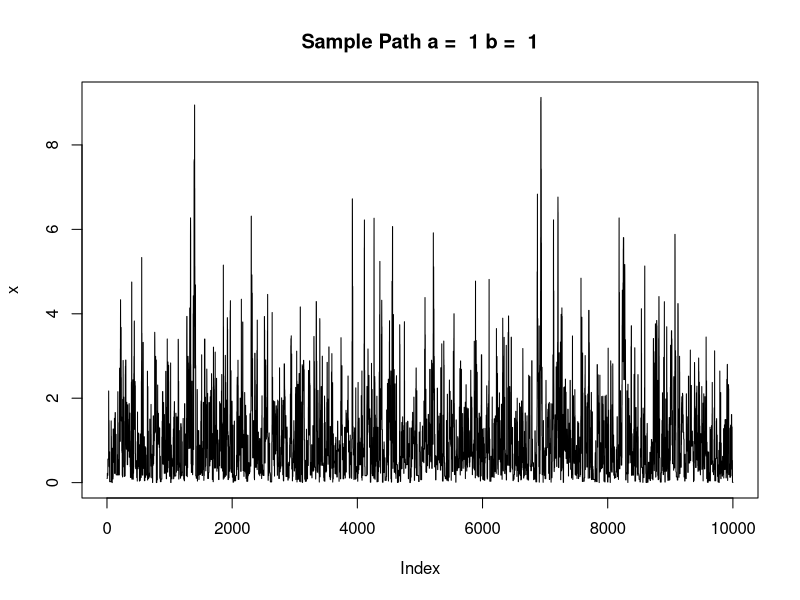
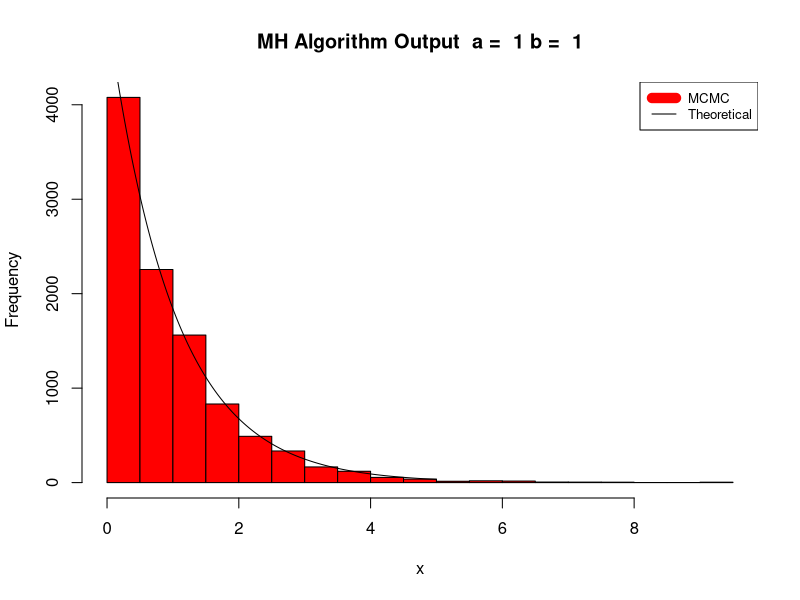
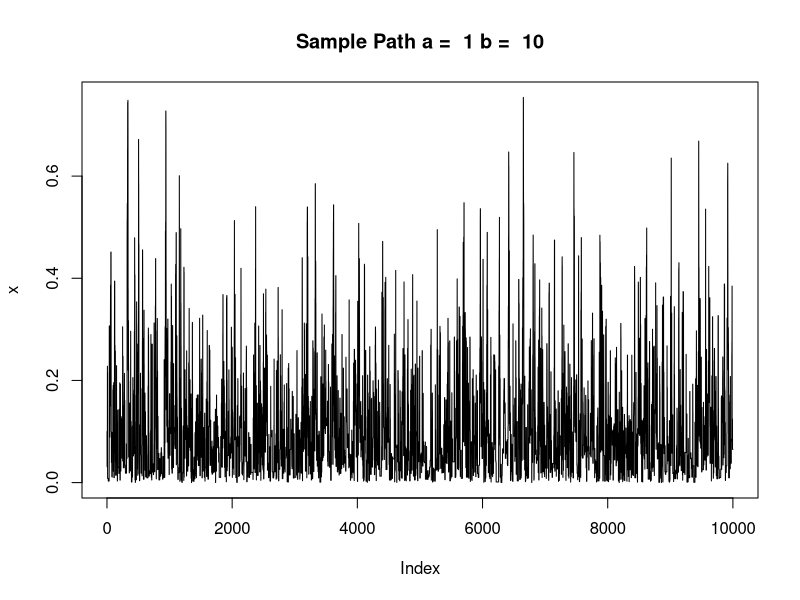
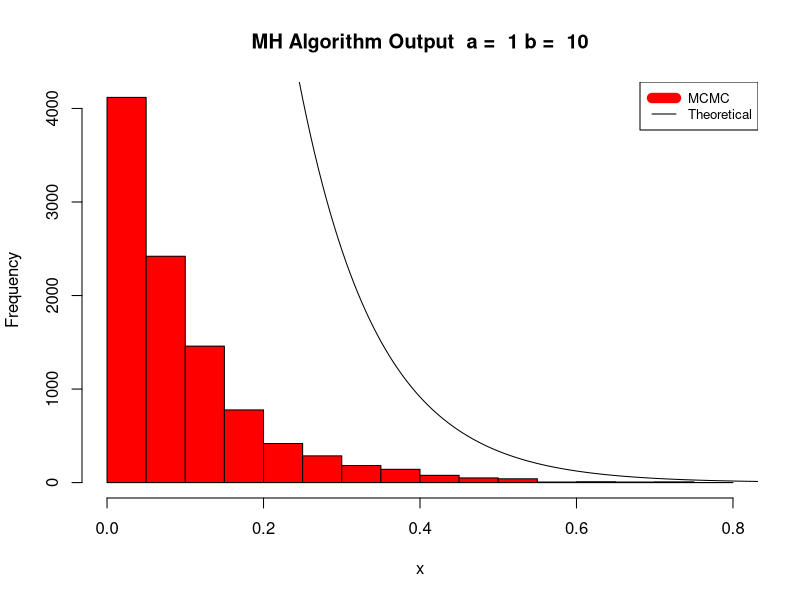
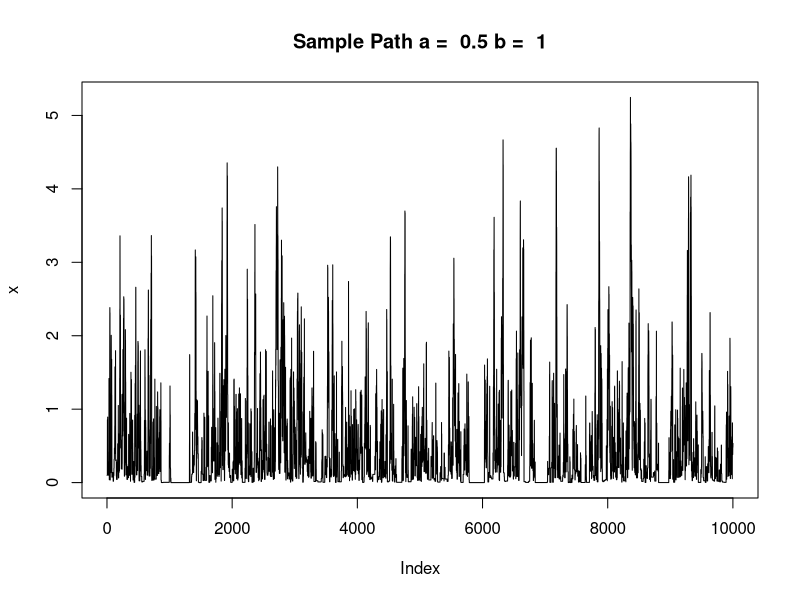
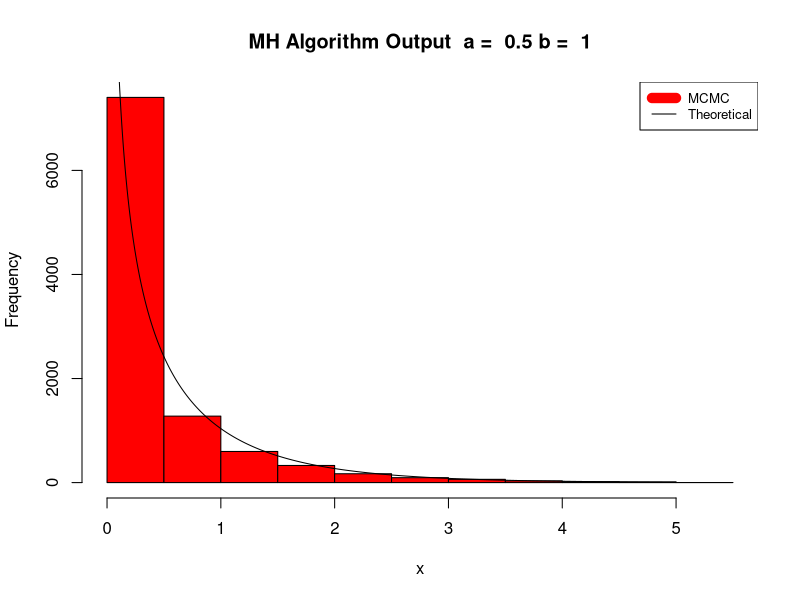
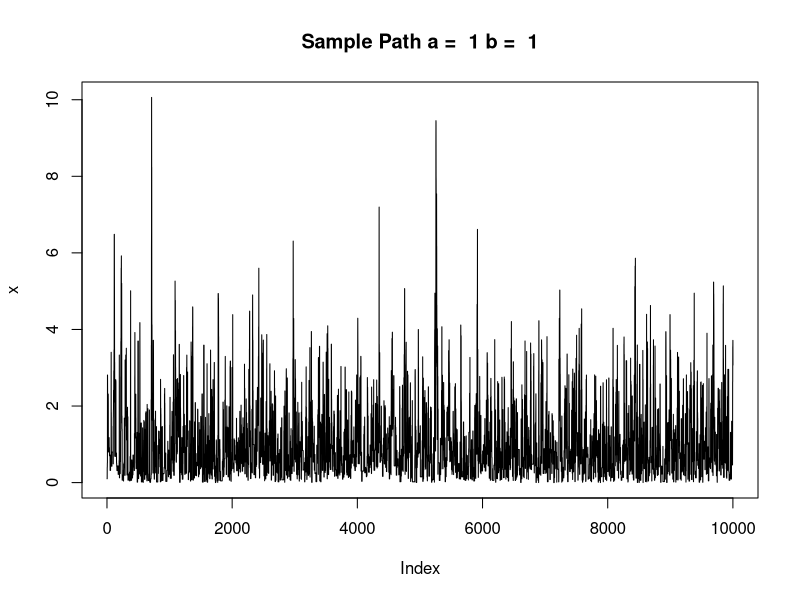
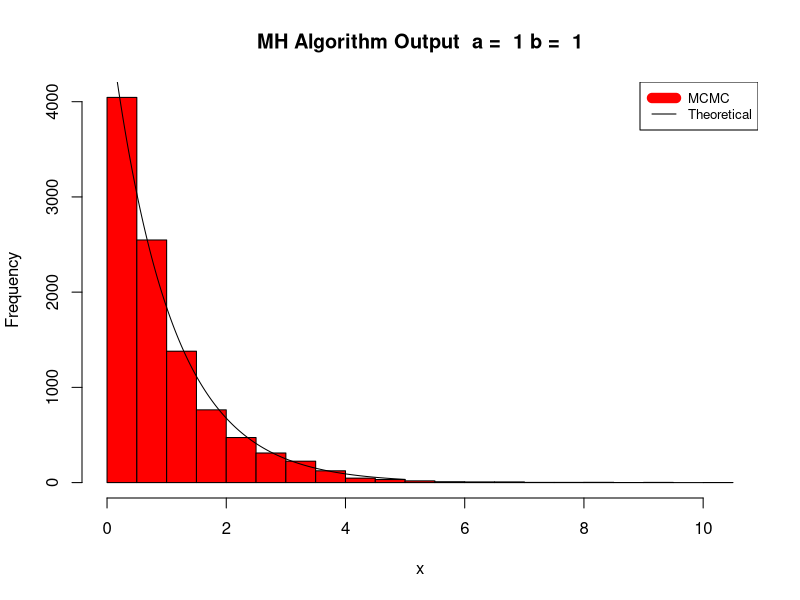

These charts were generated, in order, by the following R code:
## ---- chunk 1
library(knitr)
rm(list = ls())          # clear variables
 
# initialize vectors for final table 
acceptanceRate <- c(0,0,0)   
target <- letters[1:3]
proposal <- letters[1:3]
theoreticalMean <- c(0,0,0)
obsMean <- c(0,0,0)
theoreticalStdDev <- c(0,0,0)
obsStdDev <- c(0,0,0)

for (ii in c(1,2,3)){           # loop to run for three sets of model parameters
  # model parameters 
  iter <- 10000                 # set number of iterations
  a <- c(1, 1, 0.5)             # set parameters of the target distribution
  b <- c(1, 10, 1)
  x <- rep(0.5,iter)            # initialize a vector for target distribution
  x[1] <- 0.1                   # draw first value from target
  stdDev <- c(2, 0.2, 0.7)      # set standard deviation for proposal


  #MHAlgorithm 
  for(t in seq(1, iter, length=iter)){  
    xstar <- rnorm(1, x[t], stdDev[ii])         # draw x* from proposal
    mHRatio <- dgamma(xstar, a[ii], rate=b[ii])*dnorm(x[t], xstar, stdDev[ii])/(dgamma(x[t], a[ii],   rate=b[ii])*dnorm(xstar, x[t], stdDev[ii]))     # evaluate mHRatio
    if (mHRatio >= 1){        # accept criteria 1        
      x[t+1] <- xstar                    
    } else {
      u <- runif(1, 0, 1)     # Bernoulli draw
      if (u < mHRatio){       # accept criteria 2
        x[t+1] <- xstar       
      } else {                # reject criteria
          x[t+1] <-x[t]       
      }
    }
  }
  # generate plots
  plot(x, type = 'n', main= paste("Sample Path a = ", a[ii], 'b = ', b[ii]))
  lines(x)
  
  hist(x, col = "red", main = paste('MH Algorithm Output  a = ', a[ii], 'b = ', b[ii]))
  xx <- seq(0, 5, length = 1000)
  y <- (iter/2)*dgamma(xx, a[ii], rate = b[ii])
  lines(xx,y)
  legend("topright", legend=c("MCMC", "Theoretical"),
       col=c("red", "black"), lty=2:1, lwd=c(10,1), cex=0.8)

  # generate data for table
  target[ii] <- paste("Gamma(", a[ii], ",", b[ii],")")
  proposal[ii] <- paste("Normal(x[t]", ",", stdDev[ii],")")
  acceptanceRate[ii] <- length(unique(x))/length(x)
  theoreticalMean[ii] <- a[ii]/b[ii]
  obsMean[ii] <- mean(x[(iter/2):iter])
  theoreticalStdDev[ii] <- a[ii]/b[ii]^2
  obsStdDev[ii] <- sqrt(var(x[(iter/2):iter]))
}

# create table
df = data.frame(target, proposal, acceptanceRate, theoreticalMean, obsMean, theoreticalStdDev, obsStdDev)
kable(df)

# the above code should ideally be written as a function to allow the user to pass in values, and completely customize the algorithm.  However, I am new to R and have not written any functions yet.  I will apply this improvement if we continue developing our own algorithms for MCMC.
## ---- chunk 2
library(knitr)
rm(list = ls())          # clear variables
 
# initialize vectors for final table 
acceptanceRate <- c(0,0,0)   
target <- letters[1:3]
proposal <- letters[1:3]
theoreticalMean <- c(0,0,0)
obsMean <- c(0,0,0)
theoreticalStdDev <- c(0,0,0)
obsStdDev <- c(0,0,0)

for (ii in c(1,2,3)){           # loop to run for three sets of model parameters
  # model parameters 
  iter <- 10000                 # set number of iterations
  a <- c(1, 1, 0.5)             # set parameters of the target distribution
  b <- c(1, 10, 1)
  x <- rep(0.5,iter)            # initialize a vector for target distribution
  x[1] <- 0.1                   # draw first value from target
  stdDev <- c(2, 0.2, 0.7)      # set standard deviation for proposal


  #MHAlgorithm 
  for(t in seq(1, iter, length=iter)){  
    xstar <- rnorm(1, x[t], stdDev[ii])         # draw x* from proposal
    mHRatio <- dgamma(xstar, a[ii], rate=b[ii])*dnorm(x[t], xstar, stdDev[ii])/(dgamma(x[t], a[ii], rate=b[ii])*dnorm(xstar, x[t], stdDev[ii]))     # evaluate mHRatio
    if (mHRatio >= 1){        # accept criteria 1        
      x[t+1] <- xstar                    
    } else {
      u <- runif(1, 0, 1)     # Bernoulli draw
      if (u < mHRatio){       # accept criteria 2
        x[t+1] <- xstar       
      } else {                # reject criteria
          x[t+1] <-x[t]       
      }
    }
  }
  # generate plots
  plot(x, type = 'n', main= paste("Sample Path a = ", a[ii], 'b = ', b[ii]))
  lines(x)
  
  hist(x, col = "red", main = paste('MH Algorithm Output  a = ', a[ii], 'b = ', b[ii]))
  xx <- seq(0, 5, length = 1000)
  y <- (iter/2)*dgamma(xx, a[ii], rate = b[ii])
  lines(xx,y)
  legend("topright", legend=c("MCMC", "Theoretical"),
       col=c("red", "black"), lty=2:1, lwd=c(10,1), cex=0.8)

  # generate data for table
  target[ii] <- paste("Gamma(", a[ii], ",", b[ii],")")
  proposal[ii] <- paste("Normal(0", ",", stdDev[ii],")")
  acceptanceRate[ii] <- length(unique(x))/length(x)
  theoreticalMean[ii] <- a[ii]/b[ii]
  obsMean[ii] <- mean(x[(iter/2):iter])
  theoreticalStdDev[ii] <- a[ii]/b[ii]^2
  obsStdDev[ii] <- sqrt(var(x[(iter/2):iter]))
}

# create table
df = data.frame(target, proposal, acceptanceRate, theoreticalMean, obsMean, theoreticalStdDev, obsStdDev)
kable(df, 'markdown')

# the above code should ideally be written as a function to allow the user to pass in values, and completely customize the algorithm.  However, I am new to R and have not written any functions yet.  I will apply this improvement if we continue developing our own algorithms for MCMC.
## ---- chunk 3
rm(list=ls())           # clear variables
library(coda)

# data collection
tis <- c(94.50, 15.70, 62.90, 126.0, 5.20, 31.40, 1.05, 1.05, 2.10, 10.50)     # durations of data collection
xis <- c(5, 1, 5, 14, 3, 19, 1, 1, 4, 22)     # number of failures
k <- length(xis)                              # number of parameters in the model (ie pumps)

# model parameters
alpha <- 1
c <- 1
d <- 1

iter <- 20000     # number of iterations 

# create iterable variables and initialize first values
b <- matrix(1,iter,1)
b[1] <- 2                                    # starting value of beta
theta <- matrix(1,iter,k)
theta[1,] <- xis/tis                         # data: failure rates 
predictedMean <- rep(0,k) 
compliant <- letters[1:k]

# Gibbs loop
for(t in seq(2, iter, length=iter)){
  b[t] <- rgamma(1, k*alpha+c, rate = sum(theta[t,])+d)
  for(i in seq(1, k, length=k)){
    theta[t,i] <-rgamma(1, xis[i]+alpha, rate = tis[i]+b[t])
  }
}

# identify 95% confidence interval
credibleIntervals <- HPDinterval(mcmc(theta), prob = 0.95)

# figure generation
for(j in seq(1, k, length=k)){
  hist(theta[,j], main = paste('Pump ', j, ' Histogram'))
  predictedMean[j] <- mean(theta[,j])
  if (credibleIntervals[j,2] > 1){      # compliance criteria
    compliant[j] <- "no"}
  else {compliant[j] <- "yes"}
}

# construct and present table
df = data.frame(predictedMean, credibleIntervals, compliant)
kable(df, 'markdown')

